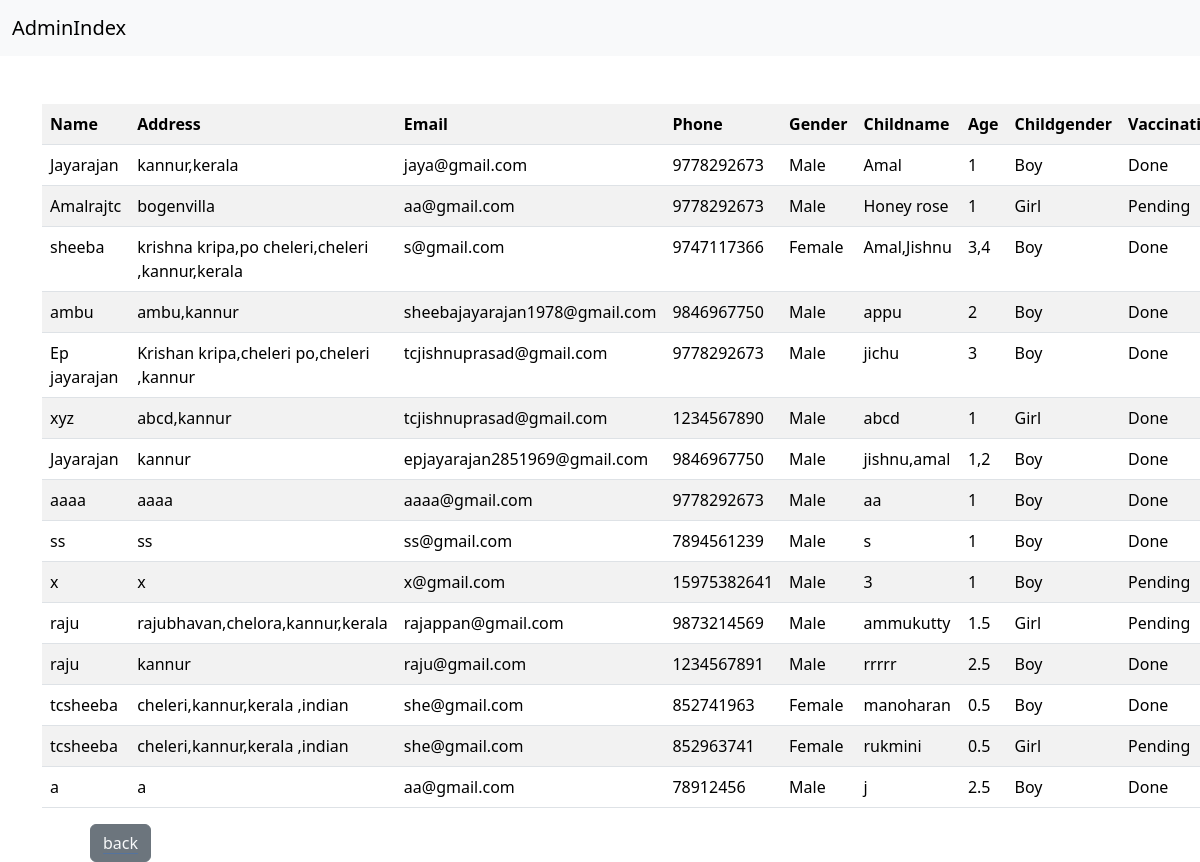
Screenshot of /health/parentlist with the database file from the repository.
### public/models.py (models this page shows)
class Parent(models.Model):
    user=models.ForeignKey(User,on_delete=models.CASCADE,null=True)
    name=models.CharField(max_length=200,null=False)
    address=models.CharField(max_length=200,null=False)
    email=models.EmailField(null=False)
    phone=models.CharField(max_length=200,null=False)
    gender_options=(
       ( "Female",'Female'),
        ('Male','Male')
    )
    gender=models.CharField(max_length=200,null=False,choices=gender_options,default='Male')
    childname=models.CharField(max_length=200,null=False)
    age=models.CharField(max_length=200,null=False)
    child_gender=(
        ("Girl","Girl"),
        ('Boy','Boy')
    )
    childgender=models.CharField(max_length=200,null=False,choices=child_gender,default='Boy')
    vaccin=(
        ('Done','Done'),
         ('Pending','Pending')        #we need to define that its a TUPLE,DIc
    )
    vaccinated=models.CharField(max_length=200,null=True,choices=vaccin,default='Done')
    payment=models.IntegerField(default=100)
    type=(
        ('Cash','Cash'),
        ('Upi','Upi')
        )
    payment_Mode=models.CharField(max_length=200,null=False,choices=type,default='Cash')
    status=(
        ('Done','Done'),
        ('Pending','Pending')
    )
    payment_date=models.DateTimeField(null=True,auto_now_add=True)

### healthdp/views.py (the view)
# urls.py: path('parentlist',ParenttListview.as_view(),name='plist'),
class ParenttListview(ListView):
    model=Parent
    template_name='Adminindex.html'
    context_object_name='parent'
    def get_queryset(self):
        qs=Parent.objects.all()
        return qs

### templates/Adminindex.html (shortened to what this page needs)
<!DOCTYPE html>
<html lang="en">
<head>
    <link rel="stylesheet" href="../static/regstyle.css">
    <link href="https://cdn.jsdelivr.net/npm/bootstrap@5.3.3/dist/css/bootstrap.min.css" rel="stylesheet"
>
  <link rel="stylesheet" href="path/to/font-awesome/css/font-awesome.min.css">
</head>
<body style="background-image: url(https://images.pexels.com/photos/7060506/pexels-photo-7060506.jpeg?auto=compress&cs=tinysrgb&w=1260&h=750&dpr=1);">
    <nav class="navbar navbar-expand-lg bg-body-tertiary">
        <div class="container-fluid">
            <a class="navbar-brand" href="{% url 'plist' %}">AdminIndex</a>
        </div>
    </nav>
    <div class="container">
        <table class="table table-striped table-hover mt-5">
            <tr>
                <th>Name</th>
                <th>Address</th>
                <th>Email</th>
                <th>Phone</th>
                <th>Gender</th>
                <th>Childname</th>
                <th>Age</th>
                <th>Childgender</th>
                <th>Vaccination</th>
            </tr>
            {%for p in parent%}
            <tr>
                <td>{{p.name}}</td>
                <td>{{p.address}}</td>
                <td>{{p.email}}</td>
                <td>{{p.phone}}</td>
                <td>{{p.gender}}</td>
                <td>{{p.childname}}</td>
                <td>{{p.age}}</td>
                <td>{{p.childgender}}</td>
                <td>{{p.vaccinated}}</td>
            </tr>
            {% endfor %}
        </table>
        <button type="submit" class="ms-5 btn btn-secondary "><a href="{% url 'health-dash'%}" class="btn-outline-secondary link-offset-2 link-underline link-underline-opacity-0 link-light link-offset-2 link-underline-opacity-25 link-underline-opacity-100-hover
            ">back</a>
    </div>
</body>
</html>

### static/regstyle.css (style rules this page uses)
body { font-family:calibri; padding:0; margin:0; margin:0; padding: 0; background-color:#9b6eff; }
::placeholder { color: white; opacity:0.1; text-align:center; }

### rows the page displays
Parent: name "Jayarajan", address "kannur,kerala", email "jaya@gmail.com", phone "9778292673", gender "Male", childname "Amal", age "1", childgender "Boy", vaccinated "Done"
Parent: name "Amalrajtc", address "bogenvilla", email "aa@gmail.com", phone "9778292673", gender "Male", childname "Honey rose", age "1", childgender "Girl", vaccinated "Pending"
Parent: name "sheeba", address "krishna kripa,po cheleri,cheleri ,kannur,kerala", email "s@gmail.com", phone "9747117366", gender "Female", childname "Amal,Jishnu", age "3,4", childgender "Boy", vaccinated "Done"
Parent: name "ambu", address "ambu,kannur", email "sheebajayarajan1978@gmail.com", phone "9846967750", gender "Male", childname "appu", age "2", childgender "Boy", vaccinated "Done"
Parent: name "Ep jayarajan", address "Krishan kripa,cheleri po,cheleri ,kannur", email "tcjishnuprasad@gmail.com", phone "9778292673", gender "Male", childname "jichu", age "3", childgender "Boy", vaccinated "Done"
Parent: name "xyz", address "abcd,kannur", email "tcjishnuprasad@gmail.com", phone "1234567890", gender "Male", childname "abcd", age "1", childgender "Girl", vaccinated "Done"
Parent: name "Jayarajan", address "kannur", email "epjayarajan2851969@gmail.com", phone "9846967750", gender "Male", childname "jishnu,amal", age "1,2", childgender "Boy", vaccinated "Done"
Parent: name "aaaa", address "aaaa", email "aaaa@gmail.com", phone "9778292673", gender "Male", childname "aa", age "1", childgender "Boy", vaccinated "Done"
Parent: name "ss", address "ss", email "ss@gmail.com", phone "7894561239", gender "Male", childname "s", age "1", childgender "Boy", vaccinated "Done"
Parent: name "x", address "x", email "x@gmail.com", phone "15975382641", gender "Male", childname "3", age "1", childgender "Boy", vaccinated "Pending"
Parent: name "raju", address "rajubhavan,chelora,kannur,kerala", email "rajappan@gmail.com", phone "9873214569", gender "Male", childname "ammukutty", age "1.5", childgender "Girl", vaccinated "Pending"
Parent: name "raju", address "kannur", email "raju@gmail.com", phone "1234567891", gender "Male", childname "rrrrr", age "2.5", childgender "Boy", vaccinated "Done"
Parent: name "tcsheeba", address "cheleri,kannur,kerala ,indian", email "she@gmail.com", phone "852741963", gender "Female", childname "manoharan", age "0.5", childgender "Boy", vaccinated "Done"
Parent: name "tcsheeba", address "cheleri,kannur,kerala ,indian", email "she@gmail.com", phone "852963741", gender "Female", childname "rukmini", age "0.5", childgender "Girl", vaccinated "Pending"
Parent: name "a", address "a", email "aa@gmail.com", phone "78912456", gender "Male", childname "j", age "2.5", childgender "Boy", vaccinated "Done"
